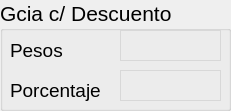
   <widget class="QGroupBox" name="groupBox_2">
    <property name="geometry">
     <rect>
      <x>10</x>
      <y>540</y>
      <width>231</width>
      <height>111</height>
     </rect>
    </property>
    <property name="font">
     <font>
      <pointsize>16</pointsize>
     </font>
    </property>
    <property name="title">
     <string>Gcia c/ Descuento</string>
    </property>
    <widget class="QLabel" name="label_7">
     <property name="geometry">
      <rect>
       <x>10</x>
       <y>40</y>
       <width>71</width>
       <height>21</height>
      </rect>
     </property>
     <property name="font">
      <font>
       <family>MS Shell Dlg 2</family>
       <pointsize>14</pointsize>
       <weight>50</weight>
       <italic>false</italic>
       <bold>false</bold>
      </font>
     </property>
     <property name="text">
      <string>Pesos</string>
     </property>
    </widget>
    <widget class="QLabel" name="label_9">
     <property name="geometry">
      <rect>
       <x>10</x>
       <y>80</y>
       <width>101</width>
       <height>21</height>
      </rect>
     </property>
     <property name="font">
      <font>
       <family>MS Shell Dlg 2</family>
       <pointsize>14</pointsize>
       <weight>50</weight>
       <italic>false</italic>
       <bold>false</bold>
      </font>
     </property>
     <property name="text">
      <string>Porcentaje</string>
     </property>
    </widget>
    <widget class="QLabel" name="label_GDPorc">
     <property name="geometry">
      <rect>
       <x>120</x>
       <y>70</y>
       <width>101</width>
       <height>31</height>
      </rect>
     </property>
     <property name="font">
      <font>
       <family>MS Shell Dlg 2</family>
       <pointsize>14</pointsize>
       <weight>50</weight>
       <italic>false</italic>
       <bold>false</bold>
      </font>
     </property>
     <property name="styleSheet">
      <string notr="true">border: 1px solid black;
color: rgb(255, 0, 0);
border-color: rgb(216, 216, 216);</string>
     </property>
     <property name="text">
      <string/>
     </property>
     <property name="alignment">
      <set>Qt::AlignCenter</set>
     </property>
    </widget>
    <widget class="QLabel" name="label_GDPesos">
     <property name="geometry">
      <rect>
       <x>120</x>
       <y>30</y>
       <width>101</width>
       <height>31</height>
      </rect>
     </property>
     <property name="font">
      <font>
       <family>MS Shell Dlg 2</family>
       <pointsize>14</pointsize>
       <weight>50</weight>
       <italic>false</italic>
       <bold>false</bold>
      </font>
     </property>
     <property name="styleSheet">
      <string notr="true">border: 1px solid black;
color: rgb(255, 0, 0);
border-color: rgb(216, 216, 216);</string>
     </property>
     <property name="text">
      <string/>
     </property>
     <property name="alignment">
      <set>Qt::AlignCenter</set>
     </property>
    </widget>
   </widget>
